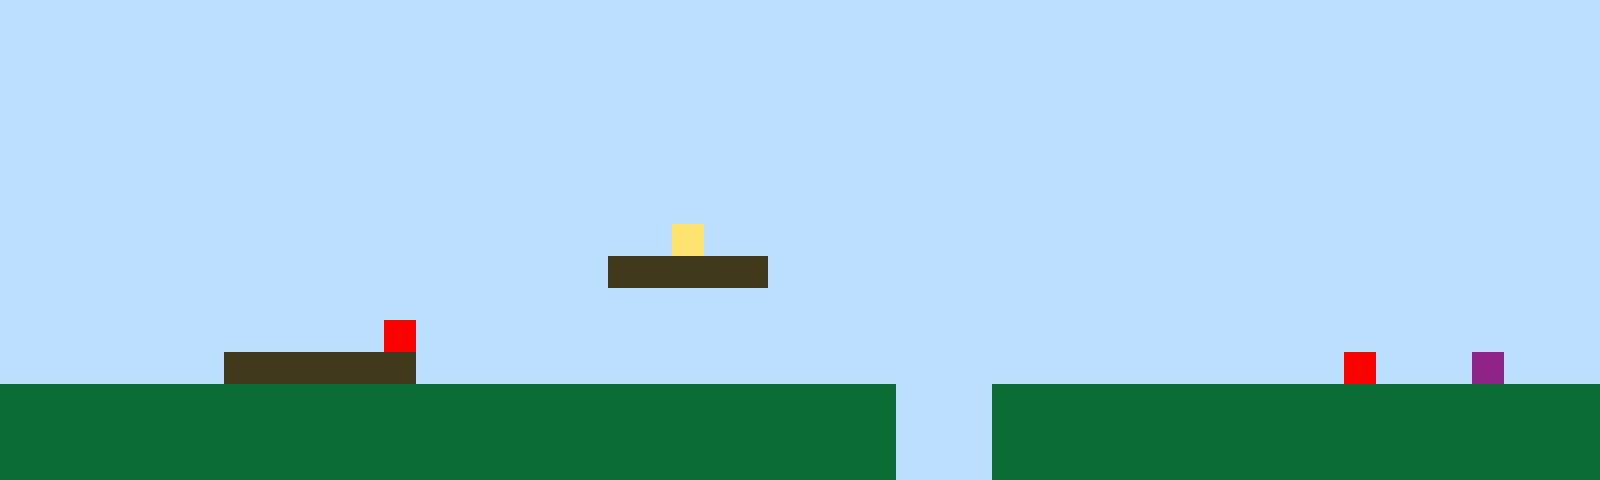

Rendered tile map (Tiled .tmx) drawn with the repository's tilesets; below, a short description and the full map source, tile grids included:
An orthogonal 50x15 tile map with 32x32 px tiles, 1 tile layer (Tile Layer 1).

<map version="1.10" tiledversion="1.11.2" orientation="orthogonal" renderorder="right-up" width="50" height="15" tilewidth="32" tileheight="32" infinite="0" nextlayerid="2" nextobjectid="1"><editorsettings><export target="map1.csv" format="csv" /></editorsettings><tileset firstgid="1" name="sprites" tilewidth="32" tileheight="32" tilecount="6" columns="3"><image source="sprites.png" width="96" height="64" /></tileset><layer id="1" name="Tile Layer 1" width="50" height="15"><data encoding="csv">1,1,1,1,1,1,1,1,1,1,1,1,1,1,1,1,1,1,1,1,1,1,1,1,1,1,1,1,1,1,1,1,1,1,1,1,1,1,1,1,1,1,1,1,1,1,1,1,1,1,1,1,1,1,1,1,1,1,1,1,1,1,1,1,1,1,1,1,1,1,1,1,1,1,1,1,1,1,1,1,1,1,1,1,1,1,1,1,1,1,1,1,1,1,1,1,1,1,1,1,1,1,1,1,1,1,1,1,1,1,1,1,1,1,1,1,1,1,1,1,1,1,1,1,1,1,1,1,1,1,1,1,1,1,1,1,1,1,1,1,1,1,1,1,1,1,1,1,1,1,1,1,1,1,1,1,1,1,1,1,1,1,1,1,1,1,1,1,1,1,1,1,1,1,1,1,1,1,1,1,1,1,1,1,1,1,1,1,1,1,1,1,1,1,1,1,1,1,1,1,1,1,1,1,1,1,1,1,1,1,1,1,1,1,1,1,1,1,1,1,1,1,1,1,1,1,1,1,1,1,1,1,1,1,1,1,1,1,1,1,1,1,1,1,1,1,1,1,1,1,1,1,1,1,1,1,1,1,1,1,1,1,1,1,1,1,1,1,1,1,1,1,1,1,1,1,1,1,1,1,1,1,1,1,1,1,1,1,1,1,1,1,1,1,1,1,1,1,1,1,1,1,1,1,1,1,1,1,1,1,1,1,1,1,1,1,1,1,1,1,1,1,1,1,1,1,1,1,1,1,1,1,1,1,1,1,1,1,1,1,1,1,1,1,1,1,1,1,1,1,1,1,1,1,1,1,1,1,1,1,1,1,1,1,1,1,1,1,1,1,1,4,1,1,1,1,1,1,1,1,1,1,1,1,1,1,1,1,1,1,1,1,1,1,1,1,1,1,1,1,1,1,1,1,1,1,1,1,1,1,1,1,1,1,1,1,1,1,1,3,3,3,3,3,1,1,1,1,1,1,1,1,1,1,1,1,1,1,1,1,1,1,1,1,1,1,1,1,1,1,1,1,1,1,1,1,1,1,1,1,1,1,1,1,1,1,1,1,1,1,1,1,1,1,1,1,1,1,1,1,1,1,1,1,1,1,1,1,1,1,1,1,1,1,1,1,1,1,1,1,1,1,1,1,1,1,1,1,1,1,1,1,5,1,1,1,1,1,1,1,1,1,1,1,1,1,1,1,1,1,1,1,1,1,1,1,1,1,1,1,1,1,1,1,1,1,1,1,1,1,1,1,1,1,1,1,1,3,3,3,3,3,3,1,1,1,1,1,1,1,1,1,1,1,1,1,1,1,1,1,1,1,1,1,1,1,1,1,1,1,1,1,5,1,1,1,6,1,1,1,2,2,2,2,2,2,2,2,2,2,2,2,2,2,2,2,2,2,2,2,2,2,2,2,2,2,2,2,1,1,1,2,2,2,2,2,2,2,2,2,2,2,2,2,2,2,2,2,2,2,2,2,2,2,2,2,2,2,2,2,2,2,2,2,2,2,2,2,2,2,2,2,2,2,2,2,2,2,1,1,1,2,2,2,2,2,2,2,2,2,2,2,2,2,2,2,2,2,2,2,2,2,2,2,2,2,2,2,2,2,2,2,2,2,2,2,2,2,2,2,2,2,2,2,2,2,2,2,1,1,1,2,2,2,2,2,2,2,2,2,2,2,2,2,2,2,2,2,2,2</data></layer></map>
